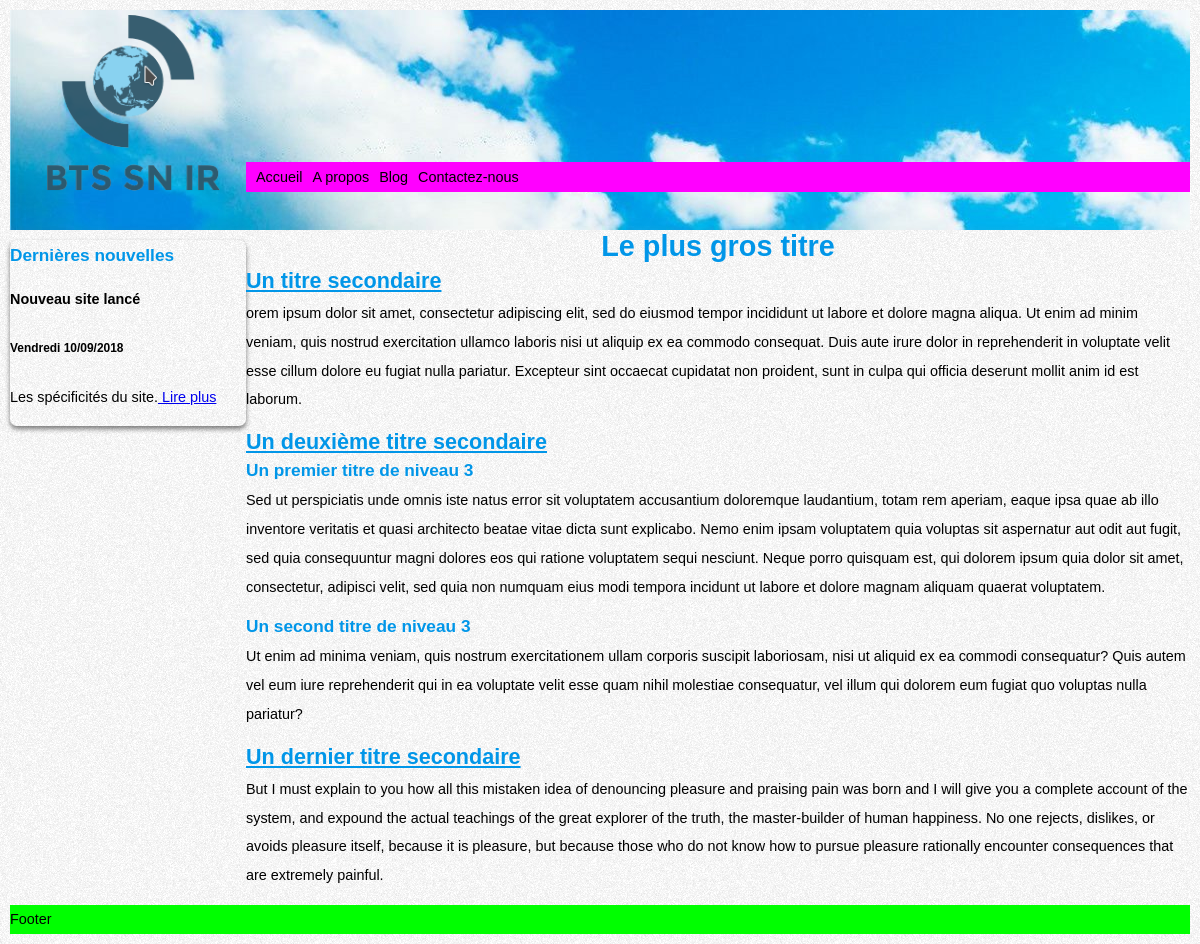
Page /?page=index on the committed database.
### tables this page shows
CREATE TABLE `navigation` (
  `na_id` int(10) UNSIGNED NOT NULL,
  `na_lien` tinytext NOT NULL,
  `na_nom` varchar(100) NOT NULL
);

CREATE TABLE `organisation` (
  `or_id` int(10) UNSIGNED NOT NULL,
  `or_type` char(1) NOT NULL,
  `or_position` tinyint(3) UNSIGNED NOT NULL,
  `or_fk_id` int(10) UNSIGNED NOT NULL,
  `or_fk_na_id` int(10) UNSIGNED NOT NULL
);

CREATE TABLE `titre` (
  `ti_id` int(11) NOT NULL,
  `ti_content` text NOT NULL,
  `ti_type` tinyint(3) UNSIGNED NOT NULL,
  `ti_created_at` timestamp NULL DEFAULT current_timestamp()
);

CREATE TABLE `paragraphe` (
  `pa_id` int(10) UNSIGNED NOT NULL,
  `pa_content` text NOT NULL,
  `pa_datetime` datetime NOT NULL
);

### index.php (the view, shortened to what this page needs)
<?php
require 'bdd.php';
if (isset($_GET['page'])) {
    $page = $_GET['page'];
} else {
    $page = '#index';
}
?>
<!doctype html>
<html lang="fr-FR">
<head>
    <link href="./css/style.css" rel="stylesheet" />
</head>
<body>
    <header>
        <div id="logo"></div>
        <nav>
            <ul>
                <?php
                $navigation = $mydb->query("SELECT na_id, na_lien, na_nom FROM navigation ORDER BY na_id ASC");
                while ($obj_lu = $navigation->fetch_object()) {
                    echo '<li><a href="?page=' . $obj_lu->na_lien . '">' . $obj_lu->na_nom . '</a></li>';
                }
                ?>
            </ul>
        </nav>
    </header>
    <main>
        <aside>
            <h3>Dernières nouvelles</h3>
            <h4>Nouveau site lancé</h4>
            <h5>Vendredi 10/09/2018</h5>
            <p id="test">Les spécificités du site.<a href="./a-propos.html"> Lire plus</a></p>
        </aside>
        <article>
            <?php
            $stmt = $mydb->prepare("SELECT or_type, or_fk_id FROM organisation WHERE or_fk_na_id = (SELECT na_id FROM navigation WHERE na_lien = ?) ORDER BY or_position");
            $stmt->bind_param("s", $page);
            $stmt->execute();
            $affichage = $stmt->get_result();
            if ($affichage->num_rows > 0) {
                while ($affichage_lu = $affichage->fetch_object()) {
                    if ($affichage_lu->or_type == 'T') {
                        $result = $mydb->query("SELECT ti_content, ti_type FROM titre WHERE ti_id = " . $affichage_lu->or_fk_id)->fetch_object();
                        echo '<h' . $result->ti_type . '>' . $result->ti_content . '</h' . $result->ti_type . '>';
                    }
                    if ($affichage_lu->or_type == 'P') {
                        $result = $mydb->query("SELECT pa_content FROM paragraphe WHERE pa_id = " . $affichage_lu->or_fk_id)->fetch_object();
                        echo '<p>' . $result->pa_content . '</p>';
                    }
                }
            } else {
                echo "Aucune donnée trouvée pour cette page.";
            }
            ?>
        </article>
    </main>
    <footer>Footer</footer>
</body>
</html>

### css/style.css (style rules this page uses)
body { background: #FFF url(../images/pattern.png) repeat; color: #000; font: normal .90em arial, sans-serif; line-height: 2em; margin: 10px; }
header { background: transparent url(../images/header.jpg) no-repeat; background-size: cover; height: 220px; }
header nav { float: left; width: 80%; background-color: #f0f; margin-top: 152px; line-height: 30px; height: 30px; }
header nav ul { margin: 0; padding: 0; border: 0; }
header nav ul li { float: left; display: inline; margin-left: 10px; }
header nav ul li a { color: #000; text-decoration: none; }
header #logo { float: left; width: 19%; height: 80%; margin:5px 0 auto 1%; background: url('../images/logo4.png') no-repeat; background-size: contain; background-position: center; }
aside { float: left; width: 20%; margin-top: 10px; border-radius: 7px 7px 7px 7px; -moz-border-radius: 7px 7px 7px 7px; -webkit-border: 7px 7px 7px 7px; -moz-box-shadow: rgba(0, 0, 0, 0.5) 0px 3px 5px; -webkit-box-shadow: rgba(0, 0, 0, 0.5) 0px 3px 5px; box-shadow: rgba(0, 0, 0, 0.5) 0px 3px 5px; }
article { float: left; width: 80%; }
footer { clear: both; width: 100%; background-color: #0f0; }
h1, h2, h3 { font: bold 2em arial; margin: 0; padding: 0; color: #0196E8; }
h1 { text-align: center; }
h2 { font-size: 1.5em; margin: 5px 0; text-decoration: underline; }
h3 { font-size: 1.2em; margin: 5px 0; }
p { margin: 0 0 15px 0; }

### rows in the picture
navigation: na_nom "Accueil"
navigation: na_nom "A propos"
navigation: na_nom "Blog"
navigation: na_nom "Contactez-nous"
organisation: titre.ti_content "Le plus gros titre"
organisation: titre.ti_content "Un titre secondaire"
organisation: paragraphe.pa_content "orem ipsum dolor sit amet, consectetur adipiscing elit, sed do eiusmod tempor incididunt ut labore et dolore magna aliqua. Ut enim ad minim veniam, quis nostrud exercitation ullamco laboris nisi ut aliquip ex ea commodo consequat. Duis aute irure dolor in reprehenderit in voluptate velit esse cillum dolore eu fugiat nulla pariatur. Excepteur sint occaecat cupidatat non proident, sunt in culpa qui officia deserunt mollit anim id est laborum."
organisation: titre.ti_content "Un deuxième titre secondaire"
organisation: titre.ti_content "Un premier titre de niveau 3"
organisation: paragraphe.pa_content "Sed ut perspiciatis unde omnis iste natus error sit voluptatem accusantium doloremque laudantium, totam rem aperiam, eaque ipsa quae ab illo inventore veritatis et quasi architecto beatae vitae dicta sunt explicabo. Nemo enim ipsam voluptatem quia voluptas sit aspernatur aut odit aut fugit, sed quia consequuntur magni dolores eos qui ratione voluptatem sequi nesciunt. Neque porro quisquam est, qui dolorem ipsum quia dolor sit amet, consectetur, adipisci velit, sed quia non numquam eius modi tempora incidunt ut labore et dolore magnam aliquam quaerat voluptatem."
organisation: titre.ti_content "Un second titre de niveau 3"
organisation: paragraphe.pa_content "Ut enim ad minima veniam, quis nostrum exercitationem ullam corporis suscipit laboriosam, nisi ut aliquid ex ea commodi consequatur? Quis autem vel eum iure reprehenderit qui in ea voluptate velit esse quam nihil molestiae consequatur, vel illum qui dolorem eum fugiat quo voluptas nulla pariatur?"
organisation: titre.ti_content "Un dernier titre secondaire"
organisation: paragraphe.pa_content "But I must explain to you how all this mistaken idea of denouncing pleasure and praising pain was born and I will give you a complete account of the system, and expound the actual teachings of the great explorer of the truth, the master-builder of human happiness. No one rejects, dislikes, or avoids pleasure itself, because it is pleasure, but because those who do not know how to pursue pleasure rationally encounter consequences that are extremely painful."
